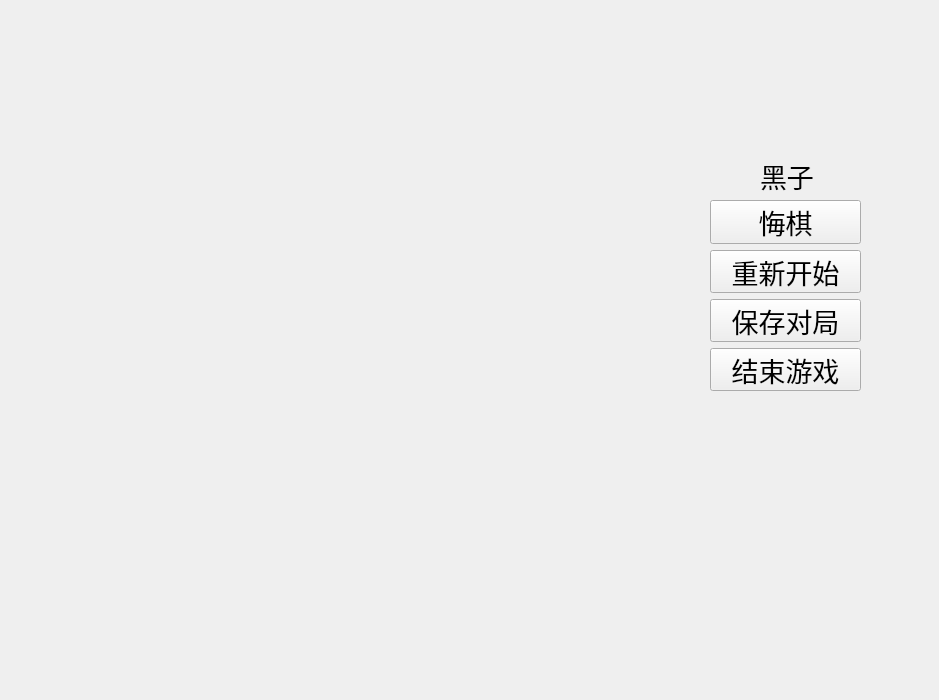
<?xml version="1.0" encoding="UTF-8"?>
<ui version="4.0">
 <class>Board</class>
 <widget class="QWidget" name="Board">
  <property name="geometry">
   <rect>
    <x>0</x>
    <y>0</y>
    <width>939</width>
    <height>700</height>
   </rect>
  </property>
  <property name="minimumSize">
   <size>
    <width>600</width>
    <height>700</height>
   </size>
  </property>
  <property name="maximumSize">
   <size>
    <width>1000</width>
    <height>700</height>
   </size>
  </property>
  <property name="font">
   <font>
    <pointsize>20</pointsize>
   </font>
  </property>
  <property name="windowTitle">
   <string>Form</string>
  </property>
  <widget class="QWidget" name="layoutWidget">
   <property name="geometry">
    <rect>
     <x>710</x>
     <y>200</y>
     <width>151</width>
     <height>191</height>
    </rect>
   </property>
   <layout class="QVBoxLayout" name="verticalLayout">
    <item>
     <widget class="QPushButton" name="huiqi">
      <property name="text">
       <string>悔棋</string>
      </property>
     </widget>
    </item>
    <item>
     <widget class="QPushButton" name="restart">
      <property name="text">
       <string>重新开始</string>
      </property>
     </widget>
    </item>
    <item>
     <widget class="QPushButton" name="save">
      <property name="text">
       <string>保存对局</string>
      </property>
     </widget>
    </item>
    <item>
     <widget class="QPushButton" name="end">
      <property name="text">
       <string>结束游戏</string>
      </property>
     </widget>
    </item>
   </layout>
  </widget>
  <widget class="QWidget" name="IMAGE" native="true">
   <property name="geometry">
    <rect>
     <x>710</x>
     <y>70</y>
     <width>131</width>
     <height>81</height>
    </rect>
   </property>
  </widget>
  <widget class="QLabel" name="label">
   <property name="geometry">
    <rect>
     <x>760</x>
     <y>160</y>
     <width>61</width>
     <height>31</height>
    </rect>
   </property>
   <property name="font">
    <font>
     <family>华文行楷</family>
     <pointsize>20</pointsize>
    </font>
   </property>
   <property name="text">
    <string>黑子</string>
   </property>
  </widget>
 </widget>
 <resources/>
 <connections/>
</ui>
